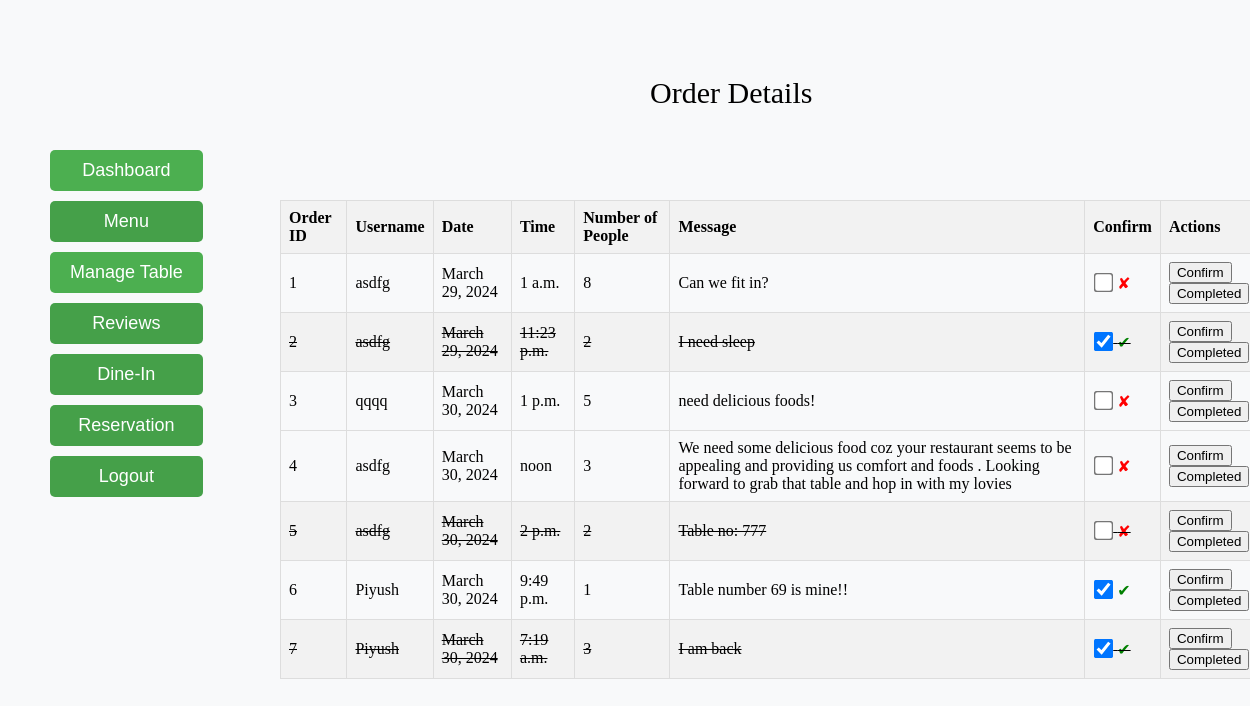
Screenshot of /orders/ with the database file from the repository.
### myapp/models.py (models this page shows)
class Order(models.Model):
    username = models.CharField(max_length=150, default=None)
    date = models.DateField()
    time = models.TimeField()
    number_of_people = models.IntegerField()
    message = models.TextField()
    confirmed = models.BooleanField(default=False)  # New field
    completed = models.BooleanField(default=False)  # New field
    objects = OrderManager()

### myapp/views.py (the view)
# urls.py: path('orders/', views.display_orders, name='display_orders'),
def display_orders(request):
    orders = Order.objects.all()
    for order in orders:
        try:
            user_details = MyUser123.objects.get(username=order.username)
            order.phone_number = user_details.phone
            order.email = user_details.email
        except MyUser123.DoesNotExist:
            pass
    return render(request, 'myapp/admin_reservation_control.html', {'orders': orders})

### myapp/templates/myapp/admin_reservation_control.html (shortened to what this page needs)
{% extends 'myapp/admin_page.html' %}
{% block content %}
<div class="pp">Order Details</div>
    <table>
        <thead>
            <tr>
                <th>Order ID</th>
                <th>Username</th>
                <th>Date</th>
                <th>Time</th>
                <th>Number of People</th>
                <th>Message</th>
                <th>Confirm</th>
                <th>Actions</th>
            </tr>
        </thead>
        <tbody>
            {% for order in orders %}
                <tr {% if order.completed %}class="completed-row"{% endif %} >
                    <td>{{ order.id }}</td>
                    <td>{{ order.username }}</td>
                    <td>{{ order.date }}</td>
                    <td>{{ order.time }}</td>
                    <td>{{ order.number_of_people }}</td>
                    <td>{{ order.message }}</td>
                    <td>
                         <input type="checkbox" id="confirm_checkbox_{{ order.id }}" class="confirmation-checkbox" name="confirm_checkbox" value="{{ order.id }}" {% if order.confirmed %}checked{% endif %}>
                            <label for="confirm_checkbox_{{ order.id }}"></label>
                    </td>
                    <td>
                        <button onclick="saveOrder({{ order.id }})">Confirm</button>
                        <button id="complete_order_button_{{ order.id }}" onclick="completeOrder({{ order.id }})">Completed</button>
                    </td>
                </tr>
            {% endfor %}
        </tbody>
    </table>
{% endblock %}

### rows the page displays
Order: id "1", username "asdfg", date "March 29, 2024", time "1 a.m.", number_of_people "8", message "Can we fit in?"
Order: id "2", username "asdfg", date "March 29, 2024", time "11:23 p.m.", number_of_people "2", message "I need sleep", confirmed "☑"
Order: id "3", username "qqqq", date "March 30, 2024", time "1 p.m.", number_of_people "5", message "need delicious foods!"
Order: id "4", username "asdfg", date "March 30, 2024", time "noon", number_of_people "3", message "We need some delicious food coz your restaurant seems to be appealing and providing us comfort and foods . Looking forward to grab that table and hop in with my lovies"
Order: id "5", username "asdfg", date "March 30, 2024", time "2 p.m.", number_of_people "2", message "Table no: 777"
Order: id "6", username "Piyush", date "March 30, 2024", time "9:49 p.m.", number_of_people "1", message "Table number 69 is mine!!", confirmed "☑"
Order: id "7", username "Piyush", date "March 30, 2024", time "7:19 a.m.", number_of_people "3", message "I am back", confirmed "☑"
